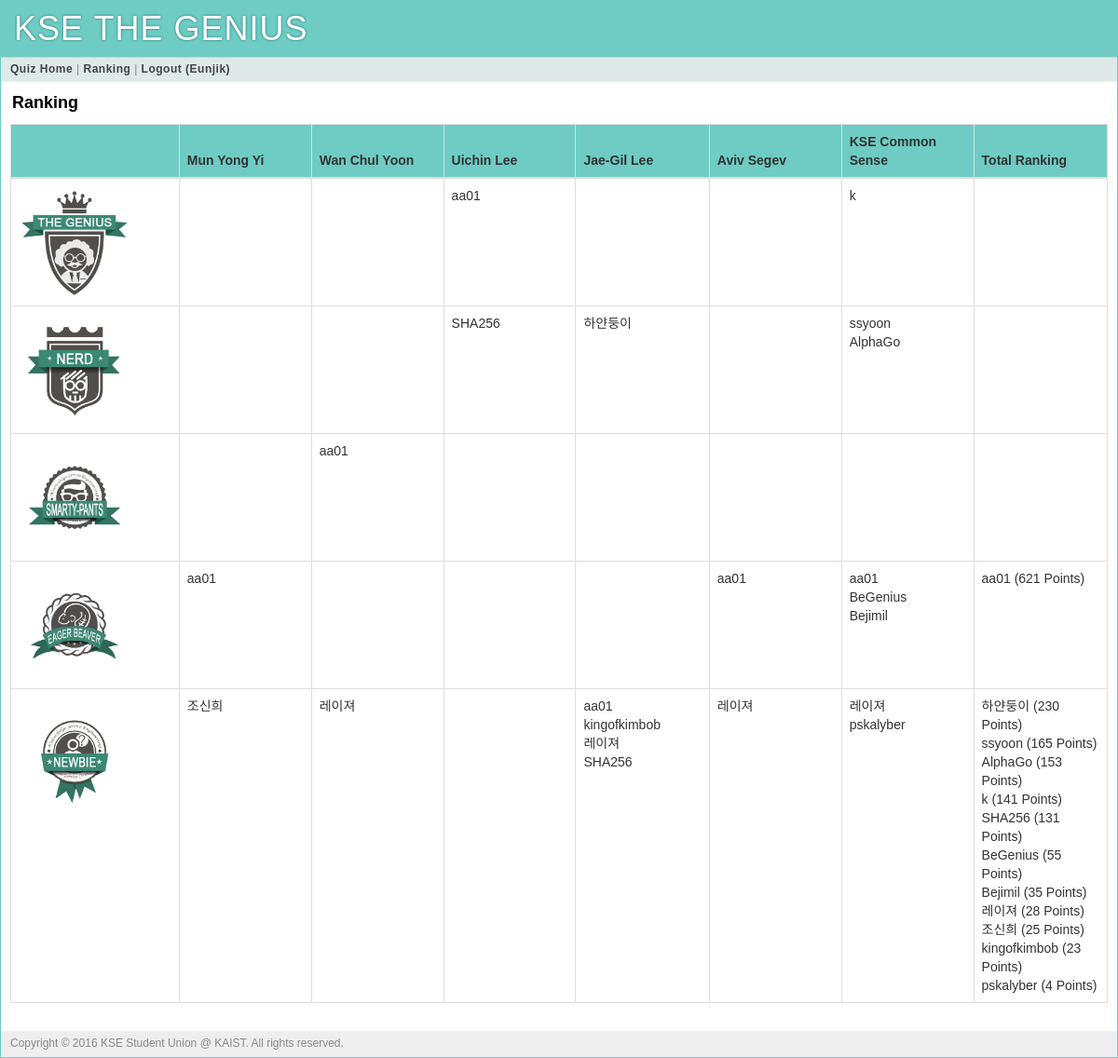
Page /ranking (signed in) on the committed database.
### tables this page shows
CREATE TABLE "user" (
	`user_id`	integer PRIMARY KEY AUTOINCREMENT,
	`username`	string NOT NULL,
	`name`	string NOT NULL,
	`pw_hash`	string NOT NULL,
	`munyi_point`	integer DEFAULT 0,
	`munyi_last_quiz`	integer DEFAULT 0,
	`wcyoon_point`	integer DEFAULT 0,
	`wcyoon_last_quiz`	integer DEFAULT 0,
	`uclee_point`	integer DEFAULT 0,
	`uclee_last_quiz`	integer DEFAULT 0,
	`jaegil_point`	integer DEFAULT 0,
	`jaegil_last_quiz`	integer DEFAULT 0,
	`aviv_point`	integer DEFAULT 0,
	`aviv_last_quiz`	integer DEFAULT 0,
	`kse_point`	INTEGER DEFAULT 0,
	`kse_last_quiz`	INTEGER DEFAULT 0,
	`total_point`	integer DEFAULT 0
);

### main.py (the view)
@app.route('/')
@app.route('/ranking')
def ranking(post_id=None):
    MUNYI_QUIZ_CNT[1] = query_db('''SELECT count(id) FROM quiz WHERE professor_id="munyi"''', one=True)['count(id)']
    WCYOON_QUIZ_CNT[1] = query_db('''SELECT count(id) FROM quiz WHERE professor_id="wcyoon"''', one=True)['count(id)']
    UCLEE_QUIZ_CNT[1] = query_db('''SELECT count(id) FROM quiz WHERE professor_id="uclee"''', one=True)['count(id)']
    JAEGIL_QUIZ_CNT[1] = query_db('''SELECT count(id) FROM quiz WHERE professor_id="jaegil"''', one=True)['count(id)']
    AVIV_QUIZ_CNT[1] = query_db('''SELECT count(id) FROM quiz WHERE professor_id="aviv"''', one=True)['count(id)']
    KSE_QUIZ_CNT[1] = query_db('''SELECT count(id) FROM quiz WHERE professor_id="kse"''', one=True)['count(id)']
    TOTAL_MAX_POINT[1] = query_db('''SELECT SUM(quiz_value) FROM quiz''', one=True)['SUM(quiz_value)']
    total_score = collections.OrderedDict()
    total_score['genius'] = getUserList(80, 100)
    total_score['nerd'] = getUserList(60, 80)
    total_score['smarty-pants'] = getUserList(40, 60)
    total_score['eager_beaver'] = getUserList(20, 40)
    total_score['newbie'] = getUserList(0, 20)
    return render_template('ranking.html', total_score = total_score)

### main.py (called while the page is built)
def connect_db():
    return sqlite3.connect(app.config['DATABASE'])

def query_db(query, args=(), one=False):
    cur = g.db.execute(query, args)
    rv = [dict((cur.description[idx][0], value)
               for idx, value in enumerate(row)) for row in cur.fetchall()]
    return (rv[0] if rv else None) if one else rv

@app.before_request
def before_request():
    g.db = connect_db()
    g.user = None
    if 'user_id' in session:
        g.user = query_db('select * from user where user_id = ?',
                          [session['user_id']], one=True)

@app.teardown_request
def teardown_request(exception):
    if hasattr(g, 'db'):
        g.db.close()

### templates/ranking.html (shortened to what this page needs)
{% extends "layout.html" %}
{% block title %}
    Ranking
{% endblock %}
{% block body %}
	<div class="page-title">
		<span>{{ self.title() }}</span>
	</div>
	<div class="table-responsive">
  	<table class="table table-bordered table-hover">
		<thead>
  			<tr style="background-color: #6ECCC4;">
  				<th></th>
  				<th>Mun Yong Yi</th>
  				<th>Wan Chul Yoon</th>
  				<th>Uichin Lee</th>
  				<th>Jae-Gil Lee</th>
  				<th>Aviv Segev</th>
  				<th>KSE Common Sense</th>
  				<th>Total Ranking</th>
  			</tr>
  		</thead>
  		<tbody>
			{% for badge, score in total_score.items() %}
			<tr>
				<td class="col-md-1">
					{% if badge=="newbie" %}
						<img src="{{ url_for('static', filename='img/badges/badge_1_newbie.png') }}" alt="Newbie" width="120px">
					{% elif badge=="eager_beaver" %}
						<img src="{{ url_for('static', filename='img/badges/badge_2_eager_beaver.png') }}" alt="Eager Beaver" width="120px">
					{% elif badge=="smarty-pants" %}
						<img src="{{ url_for('static', filename='img/badges/badge_3_smarty-pants.png') }}" alt="Smarty Pants" width="120px">
					{% elif badge=="nerd" %}
						<img src="{{ url_for('static', filename='img/badges/badge_4_nerd.png') }}" alt="Nerd" width="120px">
					{% elif badge=="genius" %}
						<img src="{{ url_for('static', filename='img/badges/badge_5_genius.png') }}" alt="Genius" width="120px">
					{% endif %}
				</td>
				{% for prof, rankers in score.items() %}
					<td class="post-table-title col-md-1">
						{% for ranker in rankers %}
							<span class="post-table-title">
								{% if g.user['username'] == ranker['username'] %}
									<span class="bg-info"><strong>{{ ranker['username'] }}</strong></span>
								{% else %}
									{{ ranker['username'] }}
									{% if prof == 'total_point' %}
										({{ ranker['total_point'] }} Points)
									{% endif %}
								{% endif %}
							</span>
						<br>
						{% endfor %}
					</td>
				{% endfor %}
			</tr>
			{% endfor %}
  		</tbody>
	</table>
	</div>
{% endblock %}

### templates/layout.html (shortened to what this page needs)
<!doctype html>
<html>
<head>
	<link rel="stylesheet" type="text/css" href="{{ url_for('static', filename='bootstrap.min.css') }}">
	<link rel="stylesheet" type="text/css" href="{{ url_for('static', filename='style.css') }}">
</head>
<div class="page">
	<h1>KSE THE GENIUS</h1>
	<div class="navigation">
		{% if g.user %}
			<a href="{{ url_for('course') }}">Quiz Home</a> |
			<a href="{{ url_for('ranking') }}">Ranking</a> |
			<a href="{{ url_for('logout') }}">Logout ({{ g.user.username }})</a>
		{% else %}
			<a href="{{ url_for('register') }}">Sign Up</a> |
			<a href="{{ url_for('login') }}">Sign In</a>
		{% endif %}
	</div>
	<div class="body">{% block body %}{% endblock %}</div>
	<div class="footer">Copyright © 2016 KSE Student Union @ KAIST. All rights reserved.</div>
</div>
</html>

### static/style.css (style rules this page uses)
a { color: black; }
a, a:focus, a:hover, a:active { outline: 0; text-decoration: none; }
div.page { background: white; border: 1px solid #6ECCC4; margin: auto; overflow-y: hidden; }
div.page h1 { background: #6ECCC4; margin: 0; padding: 10px 14px; color: white; letter-spacing: 1px; text-shadow: 0 0 3px #24776F; font-weight: normal; }
div.page div.navigation { background: #DEE9E8; padding: 4px 10px; border-top: 1px solid #ccc; border-bottom: 1px solid #eee; color: #888; font-size: 12px; letter-spacing: 0.5px; }
div.page div.navigation a { color: #444; font-weight: bold; }
div.page div.body { padding: 10px; }
div.page div.footer { background: #eee; color: #888; padding: 5px 10px; font-size: 12px; }
div.page-title { font-size: 18px; color: black; font-weight: bold; margin: 0px 0px 10px 2px; }

### rows in the picture
user: user.username "Eunjik"
user: username "aa01", total_point "621"
user: username "SHA256", total_point "131"
user: username "하얀둥이", total_point "230"
user: username "ssyoon", total_point "165"
user: username "AlphaGo", total_point "153"
user: username "BeGenius", total_point "55"
user: username "Bejimil", total_point "35"
user: username "조신희", total_point "25"
user: username "레이져", total_point "28"
user: username "kingofkimbob", total_point "23"
user: username "pskalyber", total_point "4"

### other values in the picture
{{ ranker['username'] }} "k" "k"
{{ ranker['total_point'] }} "141"
